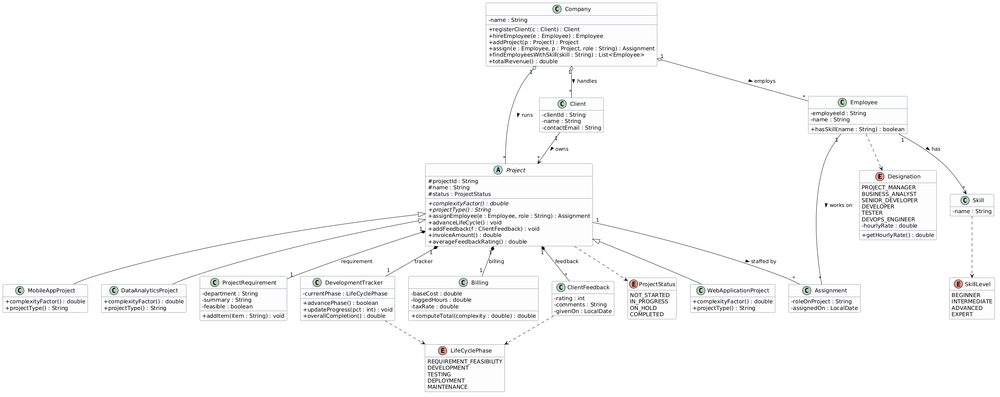
#> input picture docs/uml_class_diagram.png, 1000 x 397 px, shrunk from 2559 x 1017 before the run
$ python build_report.py
#> lines starting #> are read from the running program, lines starting #| are printed output that depends on the picture
#!/usr/bin/env python3
"""
Generates report.html (and then the PDF, via build_report.sh) for the
Software Lab II assignment.
"""
import os

HERE = os.path.dirname(os.path.abspath(__file__))


def make_rotated_uml():
    """The class diagram is wide, so the report prints it sideways on a
    portrait page. Derive the rotated copy from the committed original."""
    from PIL import Image
    src = os.path.join(HERE, "uml_class_diagram.png")
    dst = os.path.join(HERE, "uml_class_diagram_rot.png")
    Image.open(src).rotate(90, expand=True).save(dst)
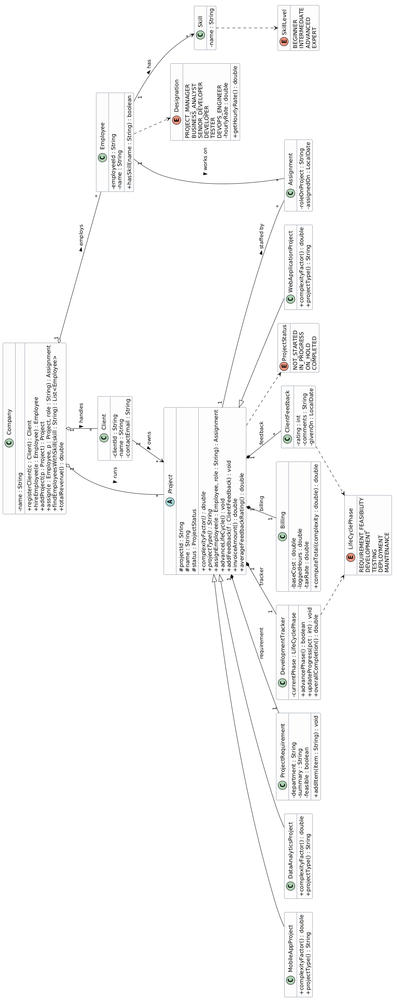
#> saved as uml_class_diagram_rot.png: PIL image 397x1000 RGB; mean R, G, B 249.1, 249.2, 249.3
    print("wrote", dst)


TESTS = [
    ("hasSkill() returns true for a skill the employee holds", "true"),
    ("hasSkill() returns false for a skill not held", "false"),
    ("Assignment is recorded on the project", "assignment present"),
    ("Assignment is recorded on the employee", "assignment present"),
    ("A newly created project has status NOT_STARTED", "NOT_STARTED"),
    ("Status becomes IN_PROGRESS after the first assignment", "IN_PROGRESS"),
    ("Tracker starts at phase REQUIREMENT_FEASIBILITY", "REQUIREMENT_FEASIBILITY"),
    ("advancePhase() moves the tracker to DEVELOPMENT", "DEVELOPMENT"),
    ("Status becomes COMPLETED after the full life cycle", "COMPLETED"),
    ("A data-analytics project bills more than a web project", "bill(1.6) &gt; bill(1.2)"),
    ("Web project invoice equals 1500 &times; 1.2", "1800.00"),
    ("Feedback rating of 9 is rejected", "IllegalArgumentException"),
    ("Average of ratings 4 and 2", "3.0"),
    ("findEmployeesWithSkill(\"Go\") matches one employee", "1"),
    ("totalRevenue() over two projects (1000&times;1.2 + 1000&times;1.6)", "2800.00"),
]

test_rows = "\n".join(
    f'<tr><td class="c">{i}</td><td>{d}</td><td class="m">{e}</td>'
    f'<td class="m">{e}</td><td class="c pass">Pass</td></tr>'
    for i, (d, e) in enumerate(TESTS, 1))

CSS = """
@page { size: A4; margin: 25mm 22mm 22mm 25mm; }
/* The class diagram is wide, so it is printed sideways. The page is still A4
   portrait, but uses narrow margins so the diagram can fill its height. */
@page umlp { size: A4; margin: 8mm 8mm 12mm 8mm; }
.umlpage { page: umlp; page-break-before: always; page-break-after: always;
           text-align: center; }
.umlpage img { max-height: 262mm; max-width: 190mm; border: 1px solid #555; }
.umlpage figcaption { margin-top: 4pt; }
html { -webkit-print-color-adjust: exact; print-color-adjust: exact; }
body { font-family: "Times New Roman", Times, serif; font-size: 12pt; line-height: 1.5;
       color: #000; margin: 0; }
p { margin: 0 0 8pt; text-align: justify; }
h2 { font-size: 13.5pt; font-weight: bold; margin: 14pt 0 6pt; page-break-after: avoid; }
h3 { font-size: 12pt; font-weight: bold; margin: 12pt 0 5pt; page-break-after: avoid; }
ul, ol { margin: 4pt 0 8pt; padding-left: 22pt; }
li { margin: 2pt 0; text-align: justify; }
code, .m, pre { font-family: "Courier New", Courier, monospace; }
code { font-size: 10.5pt; }

/* cover */
.cover { height: 240mm; display: flex; flex-direction: column; align-items: center;
         text-align: center; page-break-after: always; }
.cv-univ { font-size: 22pt; font-weight: bold; letter-spacing: .5px; margin-top: 4mm; }
.cv-dept { font-size: 13pt; margin-top: 6px; }
.cv-logo { width: 42mm; height: 42mm; margin: 10mm 0 9mm; }
.cv-plate { font-size: 11.5pt; letter-spacing: 1px; text-transform: uppercase; }
.cv-title { font-size: 20pt; font-weight: bold; line-height: 1.3; margin: 8pt auto 0; max-width: 145mm; }
.cv-hr { width: 90px; border: none; border-top: 1.5px solid #000; margin: 12pt auto 0; }
.cv-gap { flex: 1; }
.cv-details { display: flex; justify-content: center; gap: 24mm; text-align: left; margin-bottom: 6mm; }
.cv-details .bt { font-size: 11pt; font-weight: bold; margin-bottom: 5px; text-decoration: underline; }
.cv-details td { font-size: 11.5pt; padding: 2px 0; vertical-align: top; }
.cv-details td.l { padding-right: 10px; white-space: nowrap; }

/* figures */
figure { margin: 6pt 0; text-align: center; page-break-inside: avoid; }
figure img { max-width: 100%; border: 1px solid #555; }
figure .row { display: flex; gap: 8px; align-items: flex-start;
              max-width: 78%; margin: 0 auto; }
figure .row .col { flex: 1; }
figure .row img { width: 100%; }
figcaption { font-size: 11pt; margin-top: 6pt; }

/* tables */
table.t { border-collapse: collapse; width: 100%; margin: 6pt 0 10pt; font-size: 10.5pt; }
table.t th, table.t td { border: 1px solid #000; padding: 4px 6px; vertical-align: top; text-align: left; }
table.t th { font-weight: bold; }
table.t thead { display: table-header-group; }
table.t tr { page-break-inside: avoid; }
table.t td.c { text-align: center; white-space: nowrap; }
table.t td.m, table.t td.m { font-family: "Courier New", monospace; font-size: 9.5pt; }
.pass { font-weight: bold; }
.tcap { font-size: 11pt; text-align: center; margin: 0 0 12pt; }
ul.run li { text-align: left; }
.repo { text-align: center; font-size: 11pt; border: 1px solid #000; padding: 5pt;
        margin: 6pt 0 8pt; word-break: break-all; }

"""

HTML = f"""<!DOCTYPE html>
<html lang="en">
<head><meta charset="utf-8">
<title>Project Management System - Software Lab II</title>
<style>{CSS}</style></head>
<body>

<div class="cover">
  <div class="cv-univ">Jadavpur University</div>
  <div class="cv-dept">Department of Information Technology</div>
  <img class="cv-logo" src="ju_logo.png" alt="Jadavpur University">
  <div class="cv-plate">Software Lab &ndash; II &nbsp;&middot;&nbsp; Laboratory Report</div>
  <div class="cv-title">Design and Implementation of a<br>Project Management System</div>
  <hr class="cv-hr">
  <div class="cv-gap"></div>
  <div class="cv-details">
    <div>
      <div class="bt">Submitted by</div>
      <table>
        <tr><td class="l">Name</td><td>Sayanjib Sur</td></tr>
        <tr><td class="l">Roll No.</td><td>002511002004</td></tr>
        <tr><td class="l">Course</td><td>ME-IT, 1st Year (2nd Semester)</td></tr>
      </table>
    </div>
    <div>
      <div class="bt">Subject</div>
      <table>
        <tr><td class="l">Paper</td><td>Software Lab &ndash; II</td></tr>
        <tr><td class="l">Code</td><td>PG/ITE/S/121</td></tr>
        <tr><td class="l">Session</td><td>2025 &ndash; 2026</td></tr>
      </table>
    </div>
  </div>
</div>

<h2>1. Problem Statement</h2>
<p>Design a system, using object-oriented principles, for a company that handles
multiple clients (projects) and assigns a specific set of employees to manage
particular projects. Implement the whole system and generate a UML
representation of it. The system must provide the following features:</p>
<ol>
  <li>assignment of employees to projects, recording the employee, the designation and the skill;</li>
  <li>the project requirement, raised by a general department;</li>
  <li>a project development tracker covering the life cycle of requirement and
      feasibility, testing, deployment and maintenance;</li>
  <li>project billing; and</li>
  <li>client feedback at each stage.</li>
</ol>
<p><code>Project</code> is to be taken as the super class, and further sub-classes
are to be created as required.</p>

<h2>2. Objective</h2>
<p>The objectives of this assignment are:</p>
<ul>
  <li>to identify the classes of the given problem domain along with their
      attributes, methods and mutual relationships;</li>
  <li>to represent the design as a UML class diagram;</li>
  <li>to implement the design in Java, using <code>Project</code> as an abstract
      super class;</li>
  <li>to validate the implementation with a set of test cases; and</li>
  <li>to build a graphical front end that operates on the same model.</li>
</ul>

<h2>3. Theory</h2>
<p>The design applies the four standard relationships of a UML class diagram.
<i>Inheritance</i> is used where one class is a specialised form of another. It
allows the abstract operation <code>complexityFactor()</code> declared in
<code>Project</code> to be redefined by each concrete project type, so that the
billing module obtains the correct multiplier without knowing the actual type of
the object it holds. This is <i>polymorphism</i>.</p>
<p><i>Aggregation</i> is a whole-part relationship in which the part can exist on
its own. An employee continues to exist if the company record is removed, so the
link from <code>Company</code> to <code>Employee</code> is an aggregation.
<i>Composition</i> is the stronger form, in which the part cannot exist without
the whole. A <code>Billing</code> record has no meaning apart from the project
it belongs to, so that link is a composition.</p>
<p>An <i>association class</i> is used when the link between two classes carries
information of its own. The statement "which employee handles which project" is
not merely a link, because it also carries the role the employee plays and the
date the allocation was made. It is therefore modelled as the class
<code>Assignment</code> rather than a plain association.</p>

<h2>4. System Design</h2>
<h3>4.1 Identification of classes</h3>
<p>The company is taken as the root of the system. It holds the clients, the
employees and the projects, and it performs the allocation of an employee to a
project. Each of the five features listed in the problem statement is given a
class of its own, so that no single class carries unrelated responsibilities.
The classes identified are listed in Table 1.</p>

<table class="t">
<thead><tr><th style="width:30%">Class</th><th>Attributes (principal)</th><th>Responsibility</th></tr></thead>
<tr><td class="m">Company</td><td class="m">name</td><td>Root class. Holds clients, employees and projects; allocates employees to projects.</td></tr>
<tr><td class="m">Client</td><td class="m">clientId, name, contactEmail</td><td>A customer of the company. Owns one or more projects.</td></tr>
<tr><td class="m">Employee</td><td class="m">employeeId, name, designation</td><td>A member of staff holding a designation and a set of skills.</td></tr>
<tr><td class="m">Skill</td><td class="m">name, level</td><td>A named competency held at a stated proficiency level.</td></tr>
<tr><td class="m">Project<br>(abstract)</td><td class="m">projectId, name, status</td><td>Super class. Holds the requirement, tracker, billing, assignments and feedback of a project.</td></tr>
<tr><td class="m">WebApplicationProject<br>MobileAppProject<br>DataAnalyticsProject</td><td class="m">&mdash;</td><td>Concrete project types. Each supplies its own complexity factor.</td></tr>
<tr><td class="m">Assignment</td><td class="m">roleOnProject, assignedOn</td><td>Association class joining an employee to a project.</td></tr>
<tr><td class="m">ProjectRequirement</td><td class="m">department, summary, feasible</td><td>The requirement of a project, owned by a general department.</td></tr>
<tr><td class="m">DevelopmentTracker</td><td class="m">currentPhase, phaseCompletion</td><td>Tracks the current life-cycle phase and the completion of each phase.</td></tr>
<tr><td class="m">Billing</td><td class="m">baseCost, loggedHours, taxRate</td><td>Computes the invoice for a project.</td></tr>
<tr><td class="m">ClientFeedback</td><td class="m">phase, rating, comments</td><td>A rating and comment attached to one life-cycle phase.</td></tr>
</table>
<p class="tcap">Table 1: Classes identified in the problem domain.</p>

<p>Four enumerations support these classes: <code>Designation</code>,
<code>LifeCyclePhase</code>, <code>ProjectStatus</code> and <code>SkillLevel</code>.
Keeping the life-cycle phases in an enumeration fixes their order, which the
tracker relies upon when it advances from one phase to the next.</p>

<h3>4.2 Relationships between classes</h3>
<ul>
  <li><b>Inheritance.</b> <code>WebApplicationProject</code>,
      <code>MobileAppProject</code> and <code>DataAnalyticsProject</code> extend
      the abstract class <code>Project</code>.</li>
  <li><b>Aggregation.</b> <code>Company</code> aggregates <code>Client</code>,
      <code>Employee</code> and <code>Project</code>, each with multiplicity 1 to many.</li>
  <li><b>Composition.</b> Each <code>Project</code> is composed of one
      <code>ProjectRequirement</code>, one <code>DevelopmentTracker</code>, one
      <code>Billing</code> and many <code>ClientFeedback</code> objects.</li>
  <li><b>Association class.</b> <code>Assignment</code> joins <code>Employee</code>
      and <code>Project</code> with multiplicity many to many.</li>
  <li><b>Dependency.</b> Classes depend on the enumerations that type their attributes.</li>
</ul>

<h3>4.3 UML class diagram</h3>
<p>The complete class diagram is given in Figure 1 on the following page. As the
diagram is wide, it has been printed sideways; the page should be turned
clockwise to read it. It was prepared in PlantUML, and the source file
<span class="m">uml_class_diagram.puml</span> is included in the repository.</p>

<div class="umlpage">
  <img src="uml_class_diagram_rot.png" alt="UML class diagram">
  <figcaption>Figure 1: UML class diagram of the project management system.</figcaption>
</div>

<h2>5. Implementation</h2>
<p>The system is implemented in Java (JDK 11) and uses no external libraries.
The source is divided into four packages. <code>com.pms.enums</code> holds the
four enumerations, <code>com.pms.model</code> holds the domain classes,
<code>com.pms.app</code> holds the demonstration driver and the test suite, and
<code>com.pms.ui</code> holds the graphical front end described in Section 7.</p>

<p><code>Project</code> is declared abstract. It owns the requirement, the
tracker, the billing record, the list of assignments and the feedback log, and
declares the abstract operations <code>complexityFactor()</code> and
<code>projectType()</code> that every concrete project type must supply. The
method <code>invoiceAmount()</code> calls <code>complexityFactor()</code> without
knowing which subclass is executing, and it is here that the polymorphism of the
design is exercised. The three concrete types differ only in the factor they
return: 1.2 for a web application, 1.4 for a mobile application and 1.6 for a
data-analytics project.</p>

<p>Three points of the implementation are worth recording. First, both ends of
the employee-to-project association are kept consistent: the constructor of
<code>Assignment</code> registers the new link on the employee, while
<code>Project.assignEmployee()</code> adds it to the project, so the model cannot
reach a state in which one side knows of a link that the other does not. Second,
invalid data is rejected at construction rather than stored, so a client-feedback
rating outside the range one to five raises an exception. Third, because
<code>LifeCyclePhase</code> is an enumeration, the tracker obtains the next phase
from the ordinal of the current one, which guarantees that the phases of the life
cycle cannot be visited out of order.</p>

<h2>6. Testing</h2>
<p>A test suite was written that requires no external framework, so that the
program can be compiled and run with <code>javac</code> and <code>java</code>
alone. It first builds a company of two clients, five employees and two projects
and prints a report of that scenario, and then executes fifteen test cases. The
cases and their results are given in Table 2. All fifteen cases pass.</p>

<table class="t">
<thead><tr><th style="width:5%">No.</th><th style="width:39%">Test case</th><th style="width:22%">Expected</th><th style="width:22%">Observed</th><th style="width:12%">Result</th></tr></thead>
<tbody>
{test_rows}
</tbody>
</table>
<p class="tcap">Table 2: Test cases and their results.</p>

<p>The output produced by the program is shown in Figure 2. The upper portion is
the report of the demonstration scenario and the lower portion is the result of
the test suite.</p>
<figure>
  <img src="console_output.png" alt="Program output" style="max-width:78%">
  <figcaption>Figure 2: Output of <span class="m">ProjectManagementDemo</span>.</figcaption>
</figure>

<h2>7. Graphical User Interface</h2>
<p>A desktop front end was written over the same model classes using Swing, which
is part of the standard library, so that no external dependency is introduced.
The window is divided into a navigation panel on the left and one of four views
on the right. The dashboard summarises the portfolio, the project view shows the
life cycle, team, requirement, feedback and billing of each project, and the
remaining two views list the employees and the clients. The interface can be
displayed in a light or a dark appearance.</p>
<p>The project view is not merely a display. Pressing the button marked
<i>Advance life cycle</i> calls <code>Project.advanceLifeCycle()</code> on the
underlying object, and the progress bars, the status and the invoice are redrawn
from the new state of the model.</p>

<figure>
  <img src="gui_dashboard_light.png" alt="Dashboard" style="max-width:74%">
  <figcaption>Figure 3: Dashboard view.</figcaption>
</figure>

<figure>
  <img src="gui_projects_light.png" alt="Projects" style="max-width:84%">
  <figcaption>Figure 4: Project view, showing the life-cycle tracker, the assigned
  team, the requirement, the client feedback and the billing of each project.</figcaption>
</figure>

<figure>
  <div class="row">
    <div class="col"><img src="gui_employees_light.png" alt="Employees"></div>
    <div class="col"><img src="gui_clients_light.png" alt="Clients"></div>
  </div>
  <figcaption>Figure 5: Employee view (left) and client view (right).</figcaption>
</figure>

<figure>
  <div class="row">
    <div class="col"><img src="gui_dashboard.png" alt="Dashboard dark"></div>
    <div class="col"><img src="gui_projects.png" alt="Projects dark"></div>
  </div>
  <figcaption>Figure 6: The same two views in the dark appearance.</figcaption>
</figure>

<h2>8. Results and Discussion</h2>
<p>All fifteen test cases pass, and the demonstration scenario produces the
expected invoice of 21,098.40 for the web project and 20,484.80 for the mobile
project. The difference between the two follows from the complexity factors 1.2
and 1.4 respectively, which confirms that the abstract method is being resolved
to the correct subclass at run time.</p>
<p>Taking <code>Project</code> as an abstract super class keeps the cost of change
low. A new type of project requires one small subclass and no change anywhere
else, because every other class refers to the super class only. Similarly, a new
life-cycle phase or a new designation requires only a new constant in the
corresponding enumeration.</p>
<p>The chief limitation of the present implementation is that all data is held in
memory and is lost when the program terminates. The billing model is also a
simplification, in that it applies a single blended hourly rate to a project
rather than charging each employee at the rate of their own designation, although
the rate is already stored against the designation and could be used directly.</p>

<h2>9. Source Code and Execution</h2>
<p>The complete source code, the UML source file, the build scripts and the
screenshots reproduced in this report are available in the following public
repository:</p>
<p class="repo m">https://github.com/Codewithsayanjib/project-management-system-uml</p>

<p>The project has no external dependencies, so a Java Development Kit (version
11 or later) is the only requirement. To compile and run it:</p>
<ul class="run">
  <li>Clone the repository and change into it:
      <span class="m">git clone &lt;repository URL&gt; &amp;&amp; cd project-management-system-uml</span></li>
  <li>Compile all the sources into the <span class="m">out</span> directory:
      <span class="m">find src -name "*.java" &gt; sources.txt &amp;&amp; javac -d out @sources.txt</span></li>
  <li>Run the demonstration and the test suite:
      <span class="m">java -cp out com.pms.app.ProjectManagementDemo</span></li>
  <li>Build and launch the graphical front end:
      <span class="m">./build_app.sh</span> followed by
      <span class="m">java -jar dist/AcmePMS.jar</span></li>
</ul>

</body>
</html>
"""

make_rotated_uml()

out = os.path.join(HERE, "report.html")
with open(out, "w", encoding="utf-8") as f:
    f.write(HTML)
print("wrote", out)
